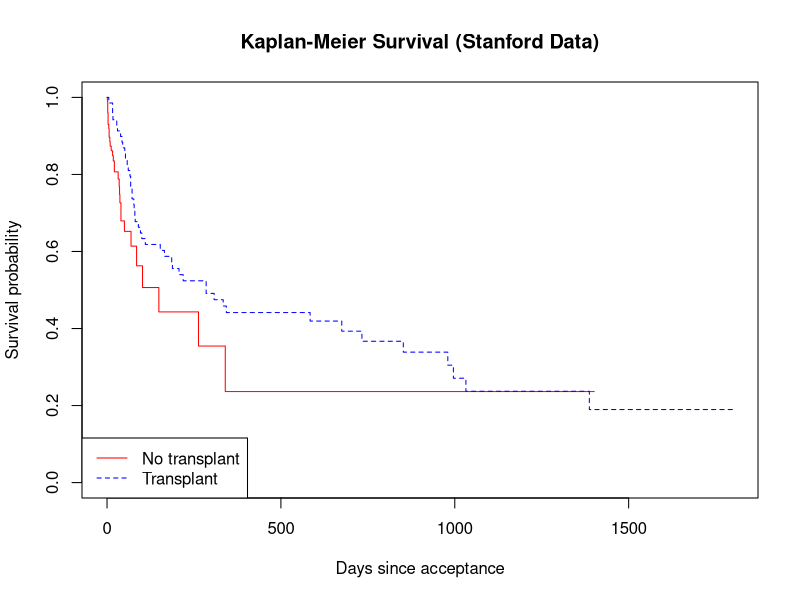
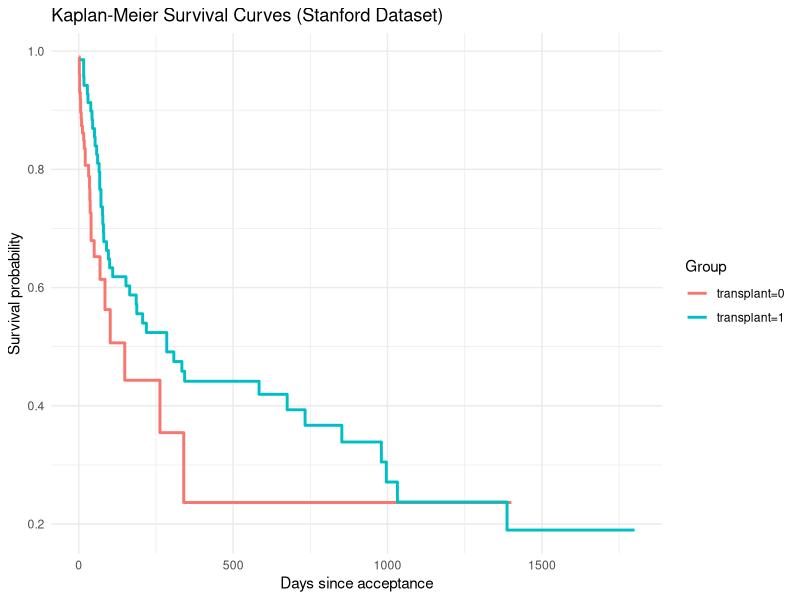
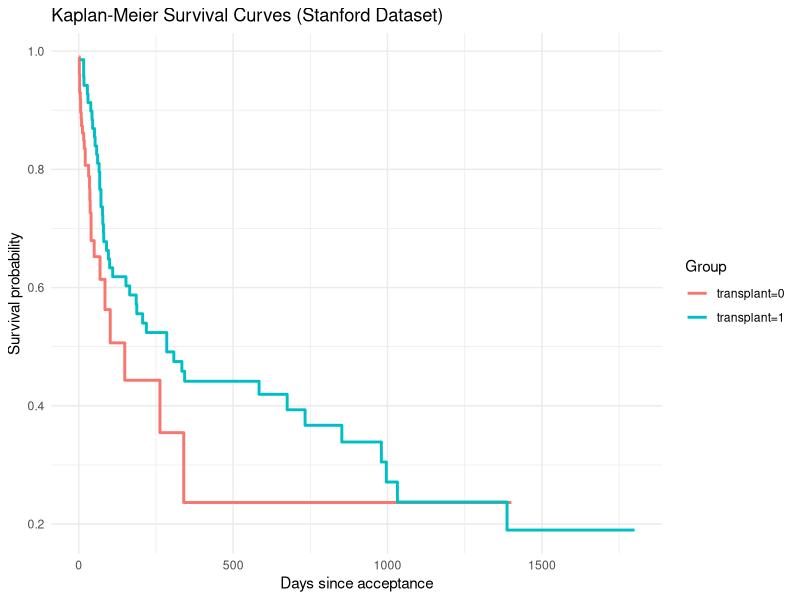

Generate these figures, in order, with R:
library(survival)
library(ggplot2)
library(broom)

data("heart", package = "survival")

surv_obj <- Surv(time = heart$stop, event = heart$event)
fit <- survfit(surv_obj ~ transplant, data = heart)

plot(fit, col = c("red","blue"), lty = 1:2,
     xlab = "Days since acceptance",
     ylab = "Survival probability",
     main = "Kaplan-Meier Survival (Stanford Data)")
legend("bottomleft",
       legend = c("No transplant","Transplant"),
       col = c("red","blue"), lty = 1:2)

plot_data <- tidy(fit)
p <- ggplot(plot_data, aes(x = time, y = estimate, color = strata)) +
  geom_step(size = 1) +
  labs(title = "Kaplan-Meier Survival Curves (Stanford Dataset)",
       x = "Days since acceptance",
       y = "Survival probability",
       color = "Group") +
  theme_minimal()

print(p)
ggsave("/Users/jakewallin/Desktop/Data_Course_WALLIN/Assignments/Assignment_4/example_plot.png",
       plot = p, width = 6, height = 4)
